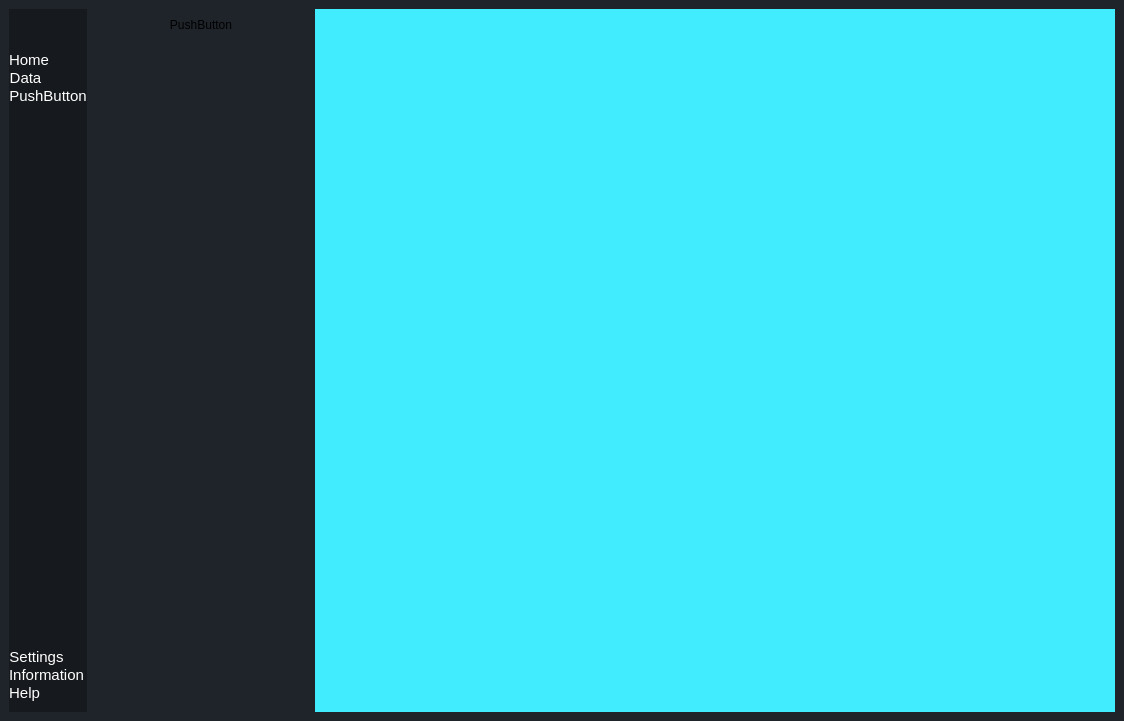
<?xml version="1.0" encoding="UTF-8"?>
<ui version="4.0">
 <class>Main</class>
 <widget class="QMainWindow" name="Main">
  <property name="geometry">
   <rect>
    <x>0</x>
    <y>0</y>
    <width>1124</width>
    <height>721</height>
   </rect>
  </property>
  <property name="windowTitle">
   <string>MainWindow</string>
  </property>
  <property name="styleSheet">
   <string notr="true">*{
border:none;
background-color:transparent;
background:none;
pading:0;
margin:0;
color:#ffff;
}
#leftmenu_2{
border-radius:10px;
background-color:white;}</string>
  </property>
  <widget class="QWidget" name="centralwidget">
   <property name="styleSheet">
    <string notr="true">
background-color:#1f232a
</string>
   </property>
   <layout class="QHBoxLayout" name="horizontalLayout">
    <item>
     <widget class="QFrame" name="leftmenu_2">
      <property name="styleSheet">
       <string notr="true">color:white;
background-color:#16191d</string>
      </property>
      <property name="frameShape">
       <enum>QFrame::StyledPanel</enum>
      </property>
      <property name="frameShadow">
       <enum>QFrame::Raised</enum>
      </property>
      <layout class="QVBoxLayout" name="verticalLayout_5">
       <property name="spacing">
        <number>0</number>
       </property>
       <property name="leftMargin">
        <number>0</number>
       </property>
       <property name="topMargin">
        <number>0</number>
       </property>
       <property name="rightMargin">
        <number>0</number>
       </property>
       <property name="bottomMargin">
        <number>0</number>
       </property>
       <item>
        <widget class="QWidget" name="leftmenubar" native="true">
         <property name="styleSheet">
          <string notr="true">url:/Icon/fontawesome-free-6.6.0-desktop/svgs/brands/zhihu.svg;</string>
         </property>
         <layout class="QVBoxLayout" name="verticalLayout">
          <property name="spacing">
           <number>0</number>
          </property>
          <property name="leftMargin">
           <number>0</number>
          </property>
          <property name="topMargin">
           <number>0</number>
          </property>
          <property name="rightMargin">
           <number>0</number>
          </property>
          <property name="bottomMargin">
           <number>0</number>
          </property>
          <item alignment="Qt::AlignTop">
           <widget class="QFrame" name="frame">
            <property name="frameShape">
             <enum>QFrame::StyledPanel</enum>
            </property>
            <property name="frameShadow">
             <enum>QFrame::Raised</enum>
            </property>
            <layout class="QVBoxLayout" name="verticalLayout_2">
             <item>
              <widget class="QPushButton" name="menubtn">
               <property name="toolTip">
                <string>menu</string>
               </property>
               <property name="styleSheet">
                <string notr="true">border-top-left-radius:10px;</string>
               </property>
               <property name="text">
                <string/>
               </property>
               <property name="icon">
                <iconset resource="../fontawesome-free-6.6.0-desktop/resource.qrc">
                 <normaloff>:/Icon/fontawesome-free-6.6.0-desktop/svgs/solid/align-justify.svg</normaloff>:/Icon/fontawesome-free-6.6.0-desktop/svgs/solid/align-justify.svg</iconset>
               </property>
               <property name="iconSize">
                <size>
                 <width>24</width>
                 <height>24</height>
                </size>
               </property>
              </widget>
             </item>
            </layout>
           </widget>
          </item>
          <item>
           <widget class="QFrame" name="frame_2">
            <property name="sizePolicy">
             <sizepolicy hsizetype="Preferred" vsizetype="Preferred">
              <horstretch>0</horstretch>
              <verstretch>0</verstretch>
             </sizepolicy>
            </property>
            <property name="frameShape">
             <enum>QFrame::StyledPanel</enum>
            </property>
            <property name="frameShadow">
             <enum>QFrame::Raised</enum>
            </property>
            <layout class="QVBoxLayout" name="verticalLayout_3">
             <property name="spacing">
              <number>0</number>
             </property>
             <property name="leftMargin">
              <number>0</number>
             </property>
             <property name="topMargin">
              <number>10</number>
             </property>
             <property name="rightMargin">
              <number>0</number>
             </property>
             <property name="bottomMargin">
              <number>10</number>
             </property>
             <item alignment="Qt::AlignLeft">
              <widget class="QPushButton" name="pushButton_2">
               <property name="font">
                <font>
                 <pointsize>11</pointsize>
                </font>
               </property>
               <property name="toolTip">
                <string>home</string>
               </property>
               <property name="text">
                <string>Home</string>
               </property>
               <property name="icon">
                <iconset resource="../fontawesome-free-6.6.0-desktop/resource.qrc">
                 <normaloff>:/Icon/fontawesome-free-6.6.0-desktop/svgs/solid/house.svg</normaloff>:/Icon/fontawesome-free-6.6.0-desktop/svgs/solid/house.svg</iconset>
               </property>
               <property name="iconSize">
                <size>
                 <width>24</width>
                 <height>24</height>
                </size>
               </property>
              </widget>
             </item>
             <item alignment="Qt::AlignLeft">
              <widget class="QPushButton" name="pushButton_3">
               <property name="font">
                <font>
                 <pointsize>11</pointsize>
                </font>
               </property>
               <property name="toolTip">
                <string>data</string>
               </property>
               <property name="text">
                <string>Data</string>
               </property>
               <property name="icon">
                <iconset resource="../fontawesome-free-6.6.0-desktop/resource.qrc">
                 <normaloff>:/Icon/fontawesome-free-6.6.0-desktop/svgs/solid/align-justify.svg</normaloff>:/Icon/fontawesome-free-6.6.0-desktop/svgs/solid/align-justify.svg</iconset>
               </property>
               <property name="iconSize">
                <size>
                 <width>24</width>
                 <height>24</height>
                </size>
               </property>
              </widget>
             </item>
             <item alignment="Qt::AlignLeft">
              <widget class="QPushButton" name="pushButton_4">
               <property name="font">
                <font>
                 <pointsize>11</pointsize>
                </font>
               </property>
               <property name="text">
                <string>PushButton</string>
               </property>
               <property name="icon">
                <iconset resource="../fontawesome-free-6.6.0-desktop/resource.qrc">
                 <normaloff>:/Icon/fontawesome-free-6.6.0-desktop/svgs/solid/drum-steelpan.svg</normaloff>:/Icon/fontawesome-free-6.6.0-desktop/svgs/solid/drum-steelpan.svg</iconset>
               </property>
               <property name="iconSize">
                <size>
                 <width>24</width>
                 <height>24</height>
                </size>
               </property>
              </widget>
             </item>
            </layout>
           </widget>
          </item>
          <item>
           <spacer name="verticalSpacer">
            <property name="orientation">
             <enum>Qt::Vertical</enum>
            </property>
            <property name="sizeHint" stdset="0">
             <size>
              <width>20</width>
              <height>40</height>
             </size>
            </property>
           </spacer>
          </item>
          <item alignment="Qt::AlignBottom">
           <widget class="QFrame" name="frame_3">
            <property name="frameShape">
             <enum>QFrame::StyledPanel</enum>
            </property>
            <property name="frameShadow">
             <enum>QFrame::Raised</enum>
            </property>
            <layout class="QVBoxLayout" name="verticalLayout_4">
             <property name="spacing">
              <number>0</number>
             </property>
             <property name="leftMargin">
              <number>0</number>
             </property>
             <property name="topMargin">
              <number>10</number>
             </property>
             <property name="rightMargin">
              <number>0</number>
             </property>
             <property name="bottomMargin">
              <number>10</number>
             </property>
             <item alignment="Qt::AlignLeft">
              <widget class="QPushButton" name="pushButton_5">
               <property name="font">
                <font>
                 <pointsize>11</pointsize>
                </font>
               </property>
               <property name="text">
                <string>Settings</string>
               </property>
               <property name="icon">
                <iconset resource="../fontawesome-free-6.6.0-desktop/resource.qrc">
                 <normaloff>:/Icon/fontawesome-free-6.6.0-desktop/svgs/solid/gear.svg</normaloff>:/Icon/fontawesome-free-6.6.0-desktop/svgs/solid/gear.svg</iconset>
               </property>
               <property name="iconSize">
                <size>
                 <width>24</width>
                 <height>24</height>
                </size>
               </property>
              </widget>
             </item>
             <item alignment="Qt::AlignLeft">
              <widget class="QPushButton" name="pushButton_6">
               <property name="font">
                <font>
                 <pointsize>11</pointsize>
                </font>
               </property>
               <property name="text">
                <string>Information</string>
               </property>
               <property name="icon">
                <iconset resource="../fontawesome-free-6.6.0-desktop/resource.qrc">
                 <normaloff>:/Icon/fontawesome-free-6.6.0-desktop/svgs/solid/circle-info.svg</normaloff>:/Icon/fontawesome-free-6.6.0-desktop/svgs/solid/circle-info.svg</iconset>
               </property>
               <property name="iconSize">
                <size>
                 <width>24</width>
                 <height>24</height>
                </size>
               </property>
              </widget>
             </item>
             <item alignment="Qt::AlignLeft">
              <widget class="QPushButton" name="pushButton_7">
               <property name="font">
                <font>
                 <pointsize>11</pointsize>
                </font>
               </property>
               <property name="text">
                <string>Help</string>
               </property>
               <property name="icon">
                <iconset resource="../fontawesome-free-6.6.0-desktop/resource.qrc">
                 <normaloff>:/Icon/fontawesome-free-6.6.0-desktop/svgs/solid/circle-question.svg</normaloff>:/Icon/fontawesome-free-6.6.0-desktop/svgs/solid/circle-question.svg</iconset>
               </property>
               <property name="iconSize">
                <size>
                 <width>24</width>
                 <height>24</height>
                </size>
               </property>
              </widget>
             </item>
            </layout>
           </widget>
          </item>
         </layout>
        </widget>
       </item>
      </layout>
     </widget>
    </item>
    <item>
     <widget class="QFrame" name="center">
      <property name="frameShape">
       <enum>QFrame::StyledPanel</enum>
      </property>
      <property name="frameShadow">
       <enum>QFrame::Raised</enum>
      </property>
      <layout class="QVBoxLayout" name="verticalLayout_6">
       <item>
        <widget class="QFrame" name="frame_5">
         <property name="frameShape">
          <enum>QFrame::StyledPanel</enum>
         </property>
         <property name="frameShadow">
          <enum>QFrame::Raised</enum>
         </property>
         <layout class="QVBoxLayout" name="verticalLayout_7">
          <property name="spacing">
           <number>0</number>
          </property>
          <property name="leftMargin">
           <number>0</number>
          </property>
          <property name="topMargin">
           <number>0</number>
          </property>
          <property name="rightMargin">
           <number>0</number>
          </property>
          <property name="bottomMargin">
           <number>0</number>
          </property>
          <item alignment="Qt::AlignTop">
           <widget class="QPushButton" name="pushButton">
            <property name="text">
             <string>PushButton</string>
            </property>
           </widget>
          </item>
         </layout>
        </widget>
       </item>
       <item>
        <widget class="QStackedWidget" name="stackedWidget">
         <property name="enabled">
          <bool>true</bool>
         </property>
         <property name="currentIndex">
          <number>1</number>
         </property>
         <widget class="QWidget" name="page">
          <widget class="QLineEdit" name="lineEdit">
           <property name="geometry">
            <rect>
             <x>20</x>
             <y>110</y>
             <width>113</width>
             <height>22</height>
            </rect>
           </property>
           <property name="text">
            <string>asasd</string>
           </property>
          </widget>
          <widget class="QPlainTextEdit" name="plainTextEdit">
           <property name="geometry">
            <rect>
             <x>10</x>
             <y>220</y>
             <width>104</width>
             <height>87</height>
            </rect>
           </property>
           <property name="plainText">
            <string>asdasd</string>
           </property>
          </widget>
         </widget>
         <widget class="QWidget" name="page_3"/>
         <widget class="QWidget" name="page_2">
          <widget class="QToolButton" name="toolButton">
           <property name="geometry">
            <rect>
             <x>40</x>
             <y>170</y>
             <width>27</width>
             <height>22</height>
            </rect>
           </property>
           <property name="text">
            <string>...</string>
           </property>
          </widget>
          <widget class="QCheckBox" name="checkBox">
           <property name="geometry">
            <rect>
             <x>60</x>
             <y>230</y>
             <width>81</width>
             <height>20</height>
            </rect>
           </property>
           <property name="text">
            <string>CheckBox</string>
           </property>
          </widget>
         </widget>
        </widget>
       </item>
      </layout>
     </widget>
    </item>
    <item>
     <widget class="QWidget" name="mainbody" native="true">
      <property name="minimumSize">
       <size>
        <width>800</width>
        <height>0</height>
       </size>
      </property>
      <property name="styleSheet">
       <string notr="true">
background-color: rgb(65, 236, 255);</string>
      </property>
     </widget>
    </item>
   </layout>
  </widget>
 </widget>
 <resources>
  <include location="../fontawesome-free-6.6.0-desktop/resource.qrc"/>
 </resources>
 <connections/>
</ui>
